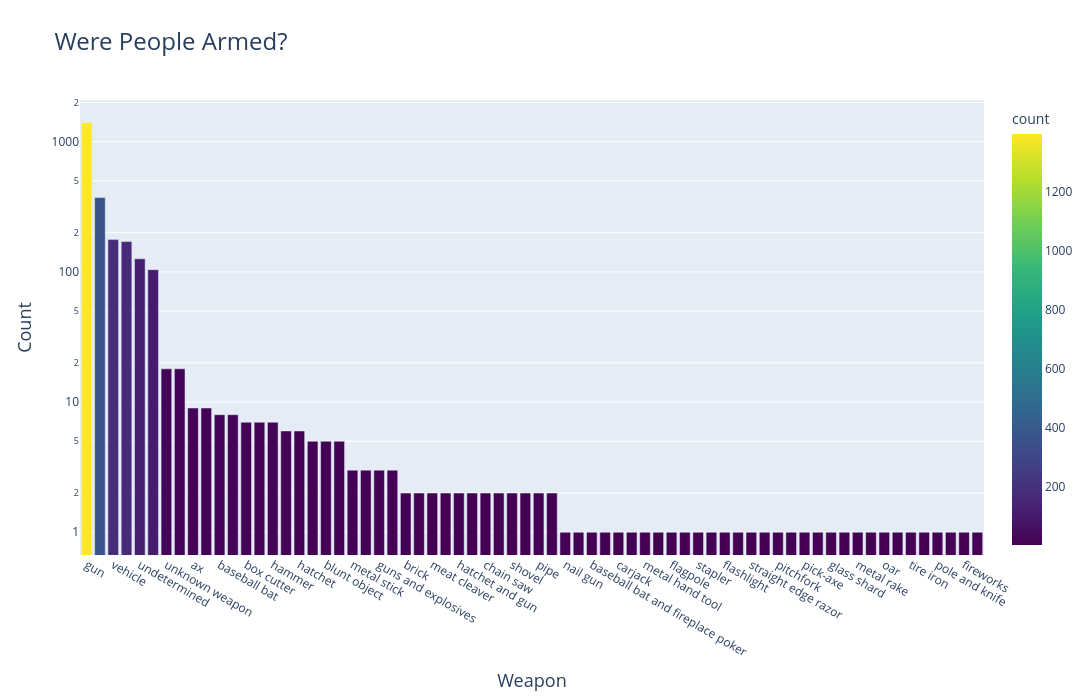

Write notebook code for a chart like this one.
### Code cell
fig = px.bar(
    data_frame=pd.DataFrame(df_fatalities.armed.value_counts()).reset_index(),
    x="armed",
    y="count",
    log_y=True,
    height=700,
    width=1100,
    color_continuous_scale="Viridis",
    color="count",
    title="Were People Armed?"
)

fig.update_layout(
    title_font_size=24,
    xaxis_title = "Weapon",
    yaxis_title = "Count",
    xaxis_title_font_size = 18,
    yaxis_title_font_size = 18,
    )

fig.show()

### Figure 1 — Plotly figure (JSON) as saved in the notebook; plotly's stock layout.template omitted (floating-point values rounded to 4 significant figures)
{"data": [{"hovertemplate": "armed=%{x}<br>count=%{marker.color}<extra></extra>", "legendgroup": "", "marker": {"color": [1398, 373, 177, 171, 126, 104, 18, 18, 9, 9, 8, 8, 7, 7, 7, 6, 6, 5, 5, 5, 3, 3, 3, 3, 2, 2, 2, 2, 2, 2, 2, 2, 2, 2, 2, 2, 1, 1, 1, 1, 1, 1, 1, 1, 1, 1, 1, 1, 1, 1, 1, 1, 1, 1, 1, 1, 1, 1, 1, 1, 1, 1, 1, 1, 1, 1, 1, 1], "coloraxis": "coloraxis", "pattern": {"shape": ""}}, "name": "", "orientation": "v", "showlegend": false, "textposition": "auto", "type": "bar", "x": ["gun", "knife", "vehicle", "unarmed", "undetermined", "toy weapon", "unknown weapon", "machete", "ax", "Taser", "baseball bat", "sword", "box cutter", "metal pipe", "hammer", "crossbow", "hatchet", "gun and knife", "blunt object", "screwdriver", "metal stick", "scissors", "guns and explosives", "rock", "brick", "beer bottle", "meat cleaver", "sharp object", "hatchet and gun", "baton", "chain saw", "metal object", "shovel", "metal pole", "pipe", "piece of wood", "nail gun", "bean-bag gun", "baseball bat and fireplace poker", "contractor's level", "carjack", "chain", "metal hand tool", "cordless drill", "flagpole", "lawn mower blade", "stapler", "garden tool", "flashlight", "hand torch", "straight edge razor", "pole", "pitchfork", "spear", "pick-axe", "bayonet", "glass shard", "motorcycle", "metal rake", "crowbar", "oar", "machete and gun", "tire iron", "air conditioner", "pole and knife", "baseball bat and bottle", "fireworks", "pen"], "xaxis": "x", "y": [1398, 373, 177, 171, 126, 104, 18, 18, 9, 9, 8, 8, 7, 7, 7, 6, 6, 5, 5, 5, 3, 3, 3, 3, 2, 2, 2, 2, 2, 2, 2, 2, 2, 2, 2, 2, 1, 1, 1, 1, 1, 1, 1, 1, 1, 1, 1, 1, 1, 1, 1, 1, 1, 1, 1, 1, 1, 1, 1, 1, 1, 1, 1, 1, 1, 1, 1, 1], "yaxis": "y"}], "layout": {"barmode": "relative", "coloraxis": {"colorbar": {"title": {"text": "count"}}, "colorscale": [[0, "#440154"], [0.1111, "#482878"], [0.2222, "#3e4989"], [0.3333, "#31688e"], [0.4444, "#26828e"], [0.5556, "#1f9e89"], [0.6667, "#35b779"], [0.7778, "#6ece58"], [0.8889, "#b5de2b"], [1, "#fde725"]]}, "height": 700, "legend": {"tracegroupgap": 0}, "title": {"font": {"size": 24}, "text": "Were People Armed?"}, "width": 1100, "xaxis": {"anchor": "y", "domain": [0, 1], "title": {"font": {"size": 18}, "text": "Weapon"}}, "yaxis": {"anchor": "x", "domain": [0, 1], "title": {"font": {"size": 18}, "text": "Count"}, "type": "log"}}}
